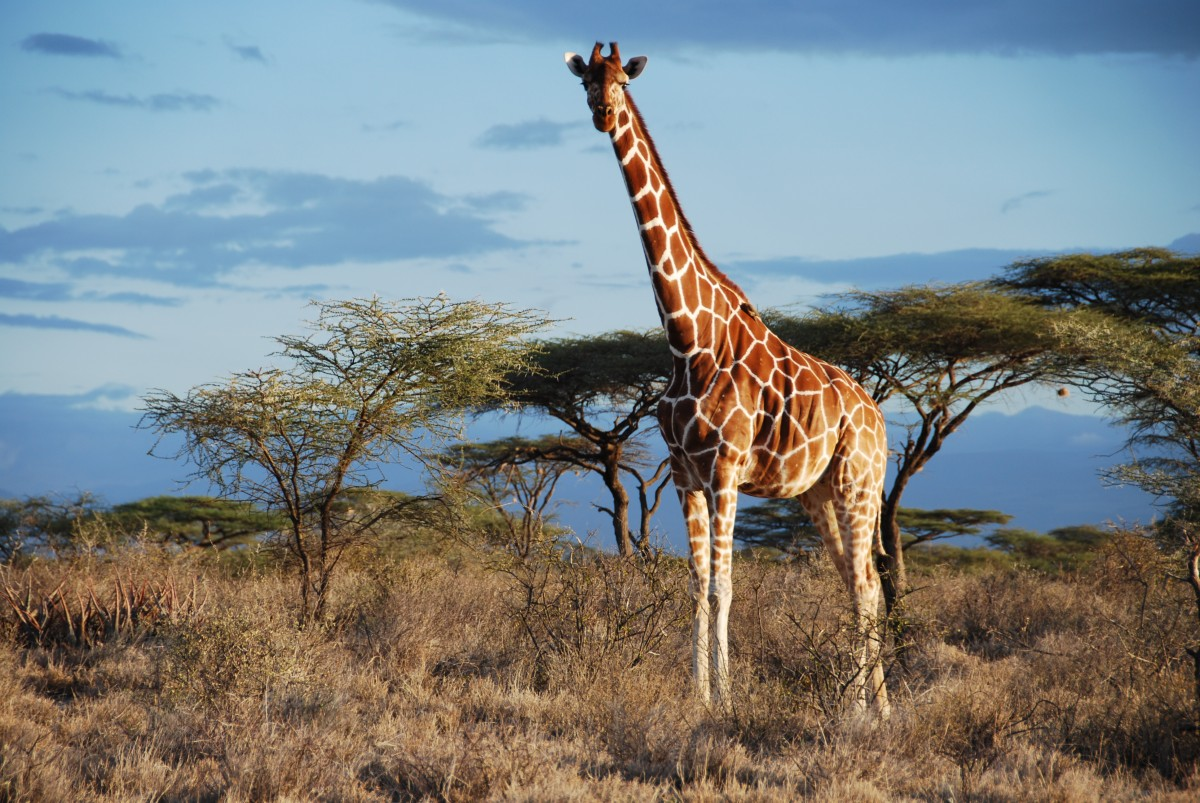
#> input picture giraffe.JPG, 1200 x 803 px
$ python gray_level_transform.py
#> lines starting #> are read from the running program, lines starting #| are printed output that depends on the picture
from PIL import Image
from pylab import *

im = array(Image.open('giraffe.JPG').convert('L'))
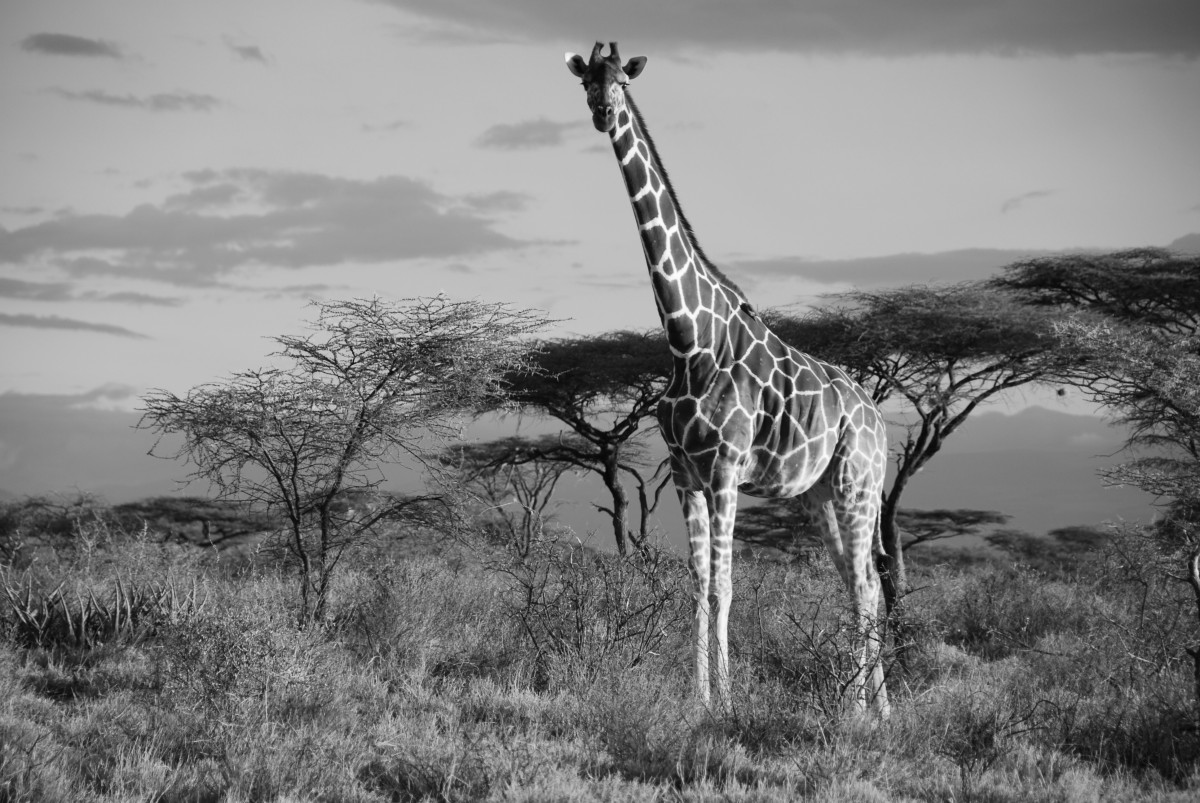
#> im: shape (803, 1200); min 3, max 254, mean 127.2
gray()
im2 = 255 -im       #negative image
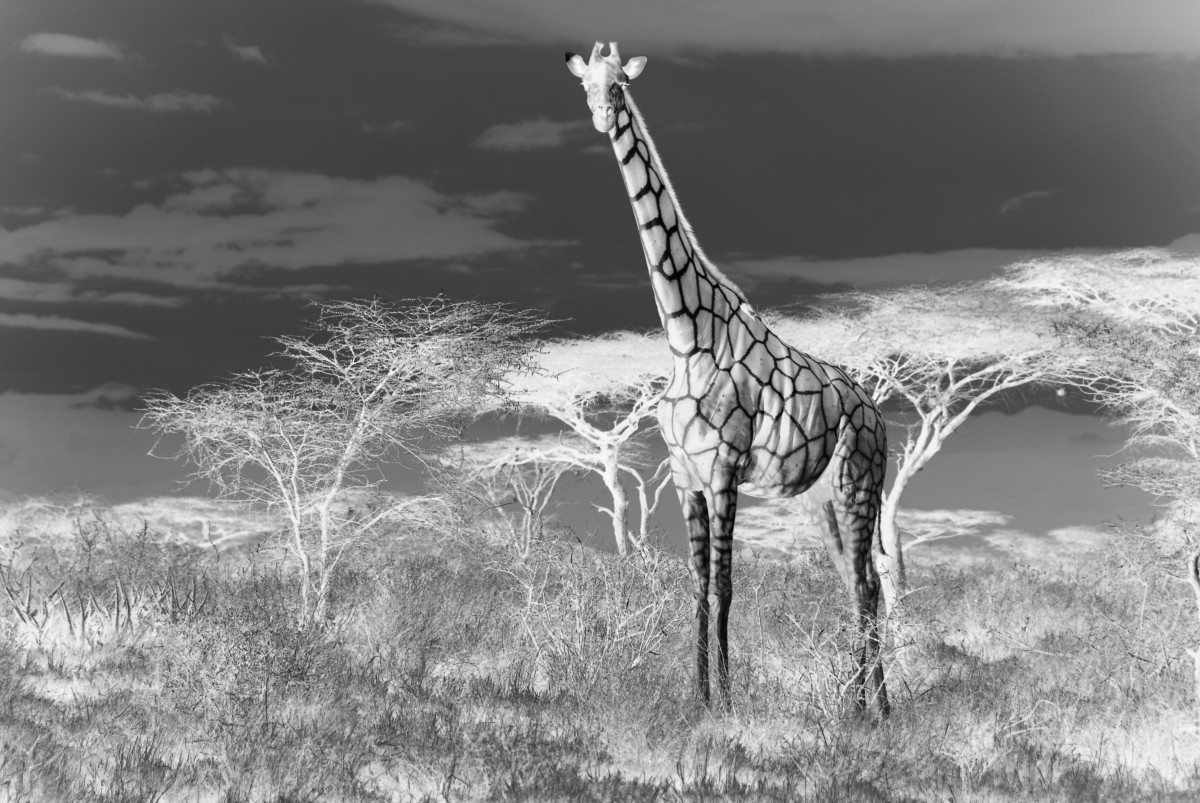
#> im2: shape (803, 1200); min 1, max 252, mean 127.8
im3 = (100.0/255) *im + 100 # Clamp to interval 100 ... 200
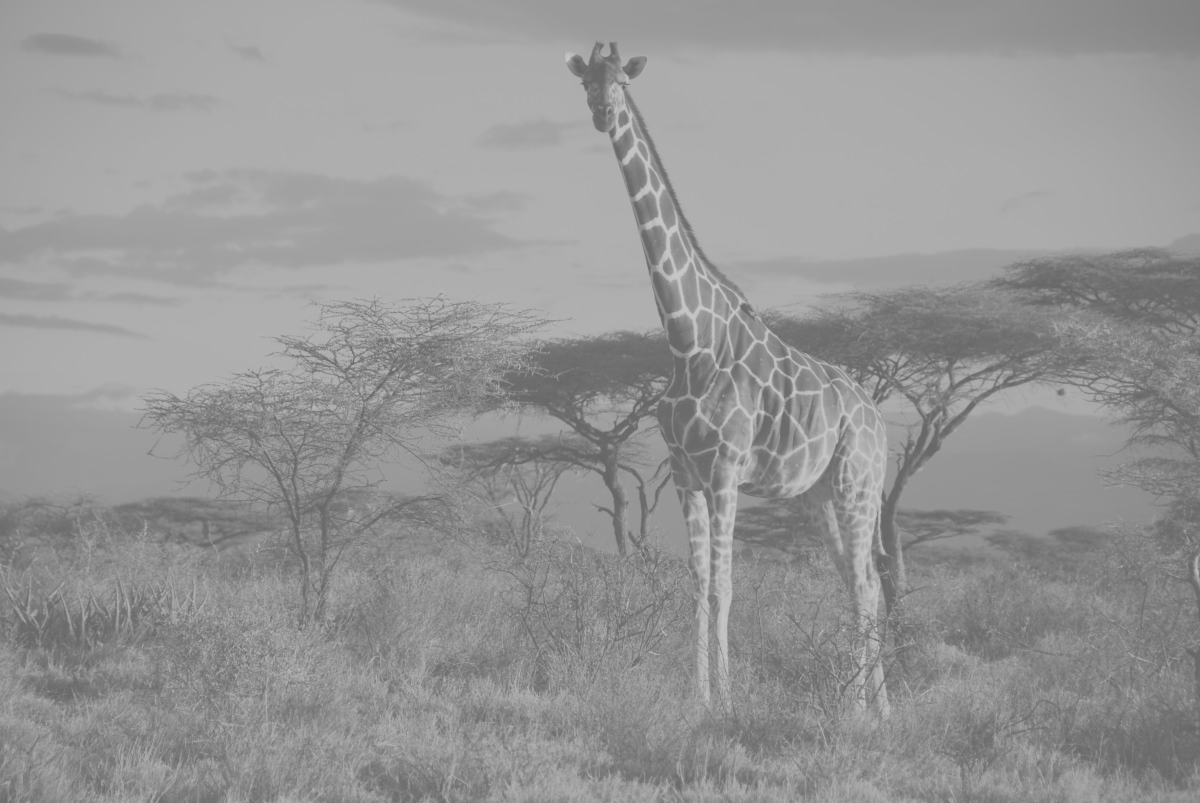
#> im3: shape (803, 1200) float64; min 101.2, max 199.6, mean 149.9
im4 = 255.0 *(im/255.0)**2
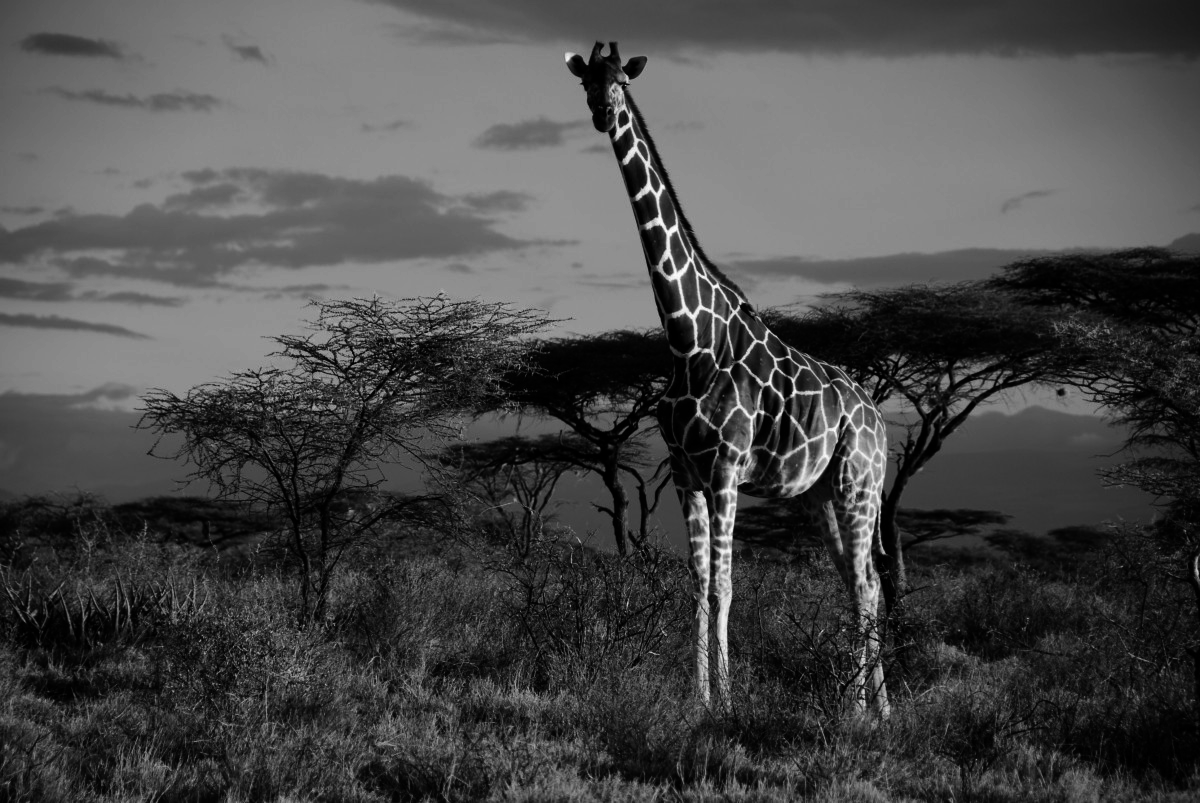
#> im4: shape (803, 1200) float64; min 0.0353, max 253, mean 73.5


imshow(im4)

show();

$ run again, with man_bgw.jpg copied over giraffe.JPG
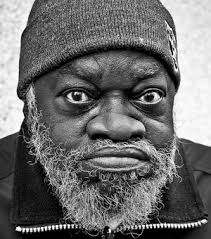
#> input picture man_bgw.jpg, 211 x 239 px
#> `im3 = (100.0/255) *im + 100`:
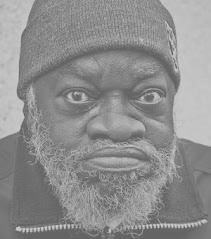
#> im3: shape (239, 211) float64; min 100, max 200, mean 143
#> `im4 = 255.0 *(im/255.0)**2`:
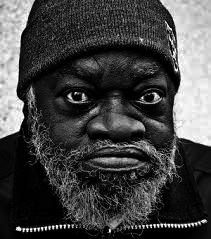
#> im4: shape (239, 211) float64; min 0, max 255, mean 67.9
